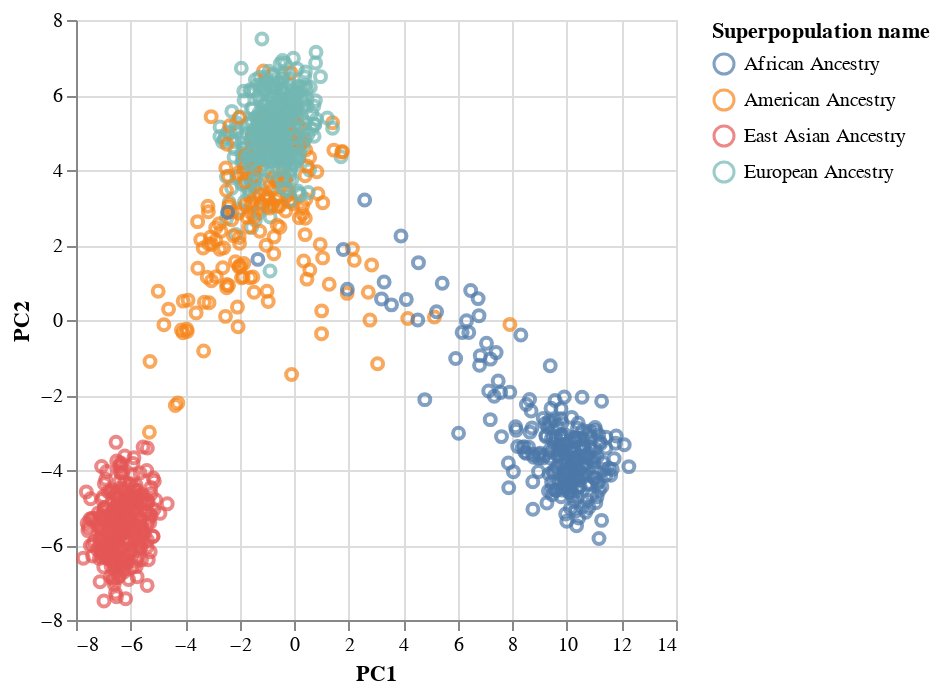

This figure's notebook cell:
### Markdown cell above
# PCA plotting

### Code cell
alt.Chart(to_plot).mark_point().encode(
    x="PC1", y="PC2", color="Superpopulation name"
).interactive()

### Figure 1 — Vega-Lite specification as saved in the notebook (floating-point values rounded to 4 significant figures; data arrays with more than 128 entries replaced by an {"elided": "..."} marker saying what was removed)
{"config": {"view": {"continuousWidth": 300, "continuousHeight": 300}}, "data": {"name": "data-a64437847098303bdef16f87e02afd7f"}, "mark": {"type": "point"}, "encoding": {"color": {"field": "Superpopulation name", "type": "nominal"}, "x": {"field": "PC1", "type": "quantitative"}, "y": {"field": "PC2", "type": "quantitative"}}, "params": [{"name": "param_1", "select": {"type": "interval", "encodings": ["x", "y"]}, "bind": "scales"}], "$schema": "https://vega.github.io/schema/vega-lite/v5.8.0.json", "datasets": {"data-a64437847098303bdef16f87e02afd7f": {"elided": "1092 records"}}}
